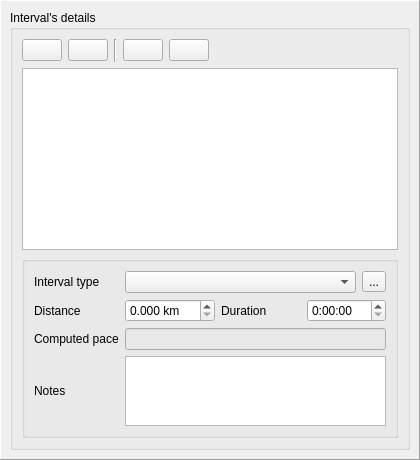
<?xml version="1.0" encoding="UTF-8"?>
<ui version="4.0">
 <class>IntervalPopupView</class>
 <widget class="QWidget" name="IntervalPopupView">
  <property name="geometry">
   <rect>
    <x>0</x>
    <y>0</y>
    <width>420</width>
    <height>460</height>
   </rect>
  </property>
  <property name="windowTitle">
   <string/>
  </property>
  <layout class="QVBoxLayout" name="verticalLayout_3">
   <property name="margin">
    <number>0</number>
   </property>
   <item>
    <widget class="QFrame" name="frame">
     <property name="frameShape">
      <enum>QFrame::Panel</enum>
     </property>
     <property name="frameShadow">
      <enum>QFrame::Raised</enum>
     </property>
     <layout class="QVBoxLayout" name="verticalLayout_2">
      <item>
       <widget class="QGroupBox" name="groupBox">
        <property name="title">
         <string>Interval's details</string>
        </property>
        <layout class="QVBoxLayout" name="verticalLayout">
         <item>
          <layout class="QHBoxLayout" name="horizontalLayout">
           <item>
            <widget class="QPushButton" name="addPushButton">
             <property name="icon">
              <iconset resource="../../../resources/application.qrc">
               <normaloff>:/images/list_add</normaloff>:/images/list_add</iconset>
             </property>
            </widget>
           </item>
           <item>
            <widget class="QPushButton" name="removePushButton">
             <property name="text">
              <string/>
             </property>
             <property name="icon">
              <iconset resource="../../../resources/application.qrc">
               <normaloff>:/images/list_remove</normaloff>:/images/list_remove</iconset>
             </property>
            </widget>
           </item>
           <item>
            <widget class="Line" name="line">
             <property name="orientation">
              <enum>Qt::Vertical</enum>
             </property>
            </widget>
           </item>
           <item>
            <widget class="QPushButton" name="rowUpPushButton">
             <property name="text">
              <string/>
             </property>
             <property name="icon">
              <iconset resource="../../../resources/application.qrc">
               <normaloff>:/images/list_move_up</normaloff>:/images/list_move_up</iconset>
             </property>
            </widget>
           </item>
           <item>
            <widget class="QPushButton" name="rowDownPushButton">
             <property name="text">
              <string/>
             </property>
             <property name="icon">
              <iconset resource="../../../resources/application.qrc">
               <normaloff>:/images/list_move_down</normaloff>:/images/list_move_down</iconset>
             </property>
            </widget>
           </item>
           <item>
            <spacer name="horizontalSpacer">
             <property name="orientation">
              <enum>Qt::Horizontal</enum>
             </property>
             <property name="sizeHint" stdset="0">
              <size>
               <width>208</width>
               <height>23</height>
              </size>
             </property>
            </spacer>
           </item>
          </layout>
         </item>
         <item>
          <widget class="QTableView" name="tableView">
           <property name="sizePolicy">
            <sizepolicy hsizetype="Expanding" vsizetype="Expanding">
             <horstretch>0</horstretch>
             <verstretch>5</verstretch>
            </sizepolicy>
           </property>
           <property name="editTriggers">
            <set>QAbstractItemView::NoEditTriggers</set>
           </property>
           <property name="selectionMode">
            <enum>QAbstractItemView::SingleSelection</enum>
           </property>
           <property name="selectionBehavior">
            <enum>QAbstractItemView::SelectRows</enum>
           </property>
           <property name="cornerButtonEnabled">
            <bool>false</bool>
           </property>
          </widget>
         </item>
         <item>
          <widget class="QGroupBox" name="groupBox_2">
           <property name="sizePolicy">
            <sizepolicy hsizetype="Preferred" vsizetype="Preferred">
             <horstretch>0</horstretch>
             <verstretch>1</verstretch>
            </sizepolicy>
           </property>
           <property name="title">
            <string/>
           </property>
           <layout class="QGridLayout" name="gridLayout">
            <item row="0" column="0">
             <widget class="QLabel" name="label_4">
              <property name="text">
               <string>Interval type</string>
              </property>
              <property name="buddy">
               <cstring>intervalTypeComboBox</cstring>
              </property>
             </widget>
            </item>
            <item row="0" column="1" colspan="3">
             <layout class="QHBoxLayout" name="horizontalLayout_3">
              <item>
               <widget class="QComboBox" name="intervalTypeComboBox"/>
              </item>
              <item>
               <widget class="QToolButton" name="intervalTypeToolButton">
                <property name="text">
                 <string>...</string>
                </property>
               </widget>
              </item>
             </layout>
            </item>
            <item row="1" column="0">
             <widget class="QLabel" name="label_7">
              <property name="text">
               <string>Distance</string>
              </property>
              <property name="buddy">
               <cstring>distanceDoubleSpinBox</cstring>
              </property>
             </widget>
            </item>
            <item row="1" column="1">
             <widget class="QDoubleSpinBox" name="distanceDoubleSpinBox">
              <property name="suffix">
               <string> km</string>
              </property>
              <property name="decimals">
               <number>3</number>
              </property>
              <property name="maximum">
               <double>999.990000000000009</double>
              </property>
             </widget>
            </item>
            <item row="1" column="2">
             <widget class="QLabel" name="label_8">
              <property name="text">
               <string>Duration</string>
              </property>
              <property name="buddy">
               <cstring>durationTimeEdit</cstring>
              </property>
             </widget>
            </item>
            <item row="1" column="3">
             <widget class="QTimeEdit" name="durationTimeEdit">
              <property name="displayFormat">
               <string>h:mm:ss</string>
              </property>
             </widget>
            </item>
            <item row="2" column="0">
             <widget class="QLabel" name="label_11">
              <property name="text">
               <string>Computed pace</string>
              </property>
              <property name="buddy">
               <cstring>paceLineEdit</cstring>
              </property>
             </widget>
            </item>
            <item row="2" column="1" colspan="3">
             <widget class="QLineEdit" name="paceLineEdit">
              <property name="palette">
               <palette>
                <active>
                 <colorrole role="Base">
                  <brush brushstyle="SolidPattern">
                   <color alpha="255">
                    <red>232</red>
                    <green>232</green>
                    <blue>232</blue>
                   </color>
                  </brush>
                 </colorrole>
                 <colorrole role="AlternateBase">
                  <brush brushstyle="SolidPattern">
                   <color alpha="255">
                    <red>232</red>
                    <green>232</green>
                    <blue>232</blue>
                   </color>
                  </brush>
                 </colorrole>
                </active>
                <inactive>
                 <colorrole role="Base">
                  <brush brushstyle="SolidPattern">
                   <color alpha="255">
                    <red>232</red>
                    <green>232</green>
                    <blue>232</blue>
                   </color>
                  </brush>
                 </colorrole>
                 <colorrole role="AlternateBase">
                  <brush brushstyle="SolidPattern">
                   <color alpha="255">
                    <red>232</red>
                    <green>232</green>
                    <blue>232</blue>
                   </color>
                  </brush>
                 </colorrole>
                </inactive>
                <disabled>
                 <colorrole role="Base">
                  <brush brushstyle="SolidPattern">
                   <color alpha="255">
                    <red>232</red>
                    <green>232</green>
                    <blue>232</blue>
                   </color>
                  </brush>
                 </colorrole>
                 <colorrole role="AlternateBase">
                  <brush brushstyle="SolidPattern">
                   <color alpha="255">
                    <red>232</red>
                    <green>232</green>
                    <blue>232</blue>
                   </color>
                  </brush>
                 </colorrole>
                </disabled>
               </palette>
              </property>
              <property name="readOnly">
               <bool>true</bool>
              </property>
             </widget>
            </item>
            <item row="3" column="0">
             <widget class="QLabel" name="label_6">
              <property name="text">
               <string>Notes</string>
              </property>
              <property name="buddy">
               <cstring>notesPlainTextEdit</cstring>
              </property>
             </widget>
            </item>
            <item row="3" column="1" colspan="3">
             <widget class="QPlainTextEdit" name="notesPlainTextEdit"/>
            </item>
           </layout>
          </widget>
         </item>
        </layout>
       </widget>
      </item>
     </layout>
    </widget>
   </item>
  </layout>
 </widget>
 <tabstops>
  <tabstop>addPushButton</tabstop>
  <tabstop>removePushButton</tabstop>
  <tabstop>rowUpPushButton</tabstop>
  <tabstop>rowDownPushButton</tabstop>
  <tabstop>tableView</tabstop>
  <tabstop>intervalTypeComboBox</tabstop>
  <tabstop>intervalTypeToolButton</tabstop>
  <tabstop>distanceDoubleSpinBox</tabstop>
  <tabstop>durationTimeEdit</tabstop>
  <tabstop>paceLineEdit</tabstop>
  <tabstop>notesPlainTextEdit</tabstop>
 </tabstops>
 <resources>
  <include location="../../../resources/application.qrc"/>
 </resources>
 <connections/>
</ui>
